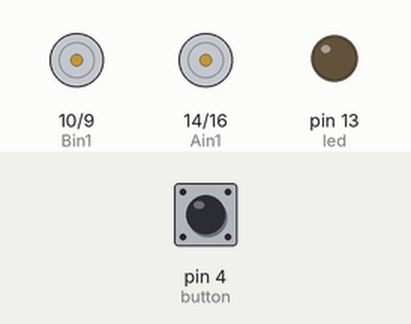
Recording of a sketch running on a simulated Arduino Uno, built with avr-gcc and run on an emulated ATmega328P. Parts: motor-driver pin pairs drawn as motors (green arrow = first pin HIGH = forward, orange = second pin HIGH = backward, longer = more drive), output pins drawn as LEDs (lit = HIGH). Inputs (shaded band) come from the test bench; at power-on: pin 4 (button) HIGH.

Above: at 1.2 s.
1.3 s: pin 4 (button) pulled LOW for 0.15 s
At 1.9 s:
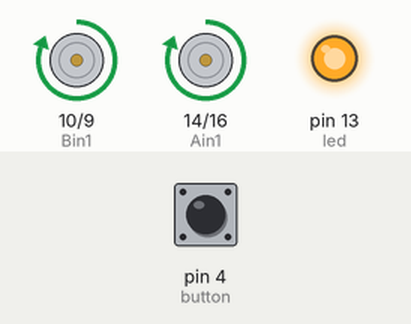
2.9 s: pin 4 (button) pulled LOW for 1 s
At 4.4 s:
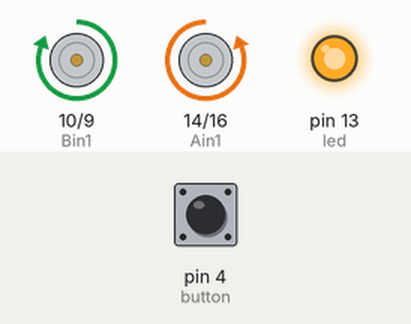
5.4 s: pin 4 (button) pulled LOW for 3.2 s
At 9.2 s:
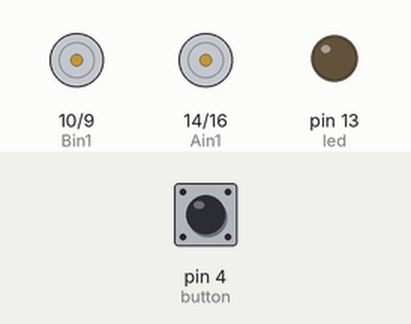
Timing chart, 0 to 10.7 s (numbered marks = the images above; inputs shaded):
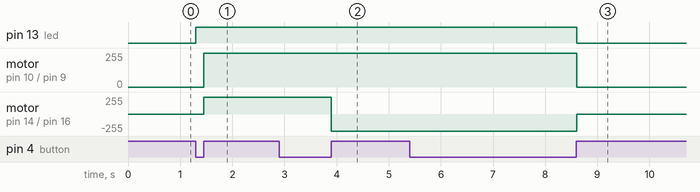

The sketch:

HBridge_TB6612.ino
```cpp
/*

 */


int led = 13;
int Ain1 = 14; // MISO
int Ain2 = 16;  // MOSI
int Bin1 = 10;
int Bin2 = 9;


int button = 4;
int state = 0;  // 0 = off, 1 = forward, 2 =backward


// the setup routine runs once when you press reset:
void setup() {
  // initialize the digital pin as an output.
  pinMode(led, OUTPUT);
  pinMode(Ain1, OUTPUT);
  pinMode(Ain2, OUTPUT);
  pinMode(Bin1, OUTPUT);
  pinMode(Bin2, OUTPUT);
  pinMode(button, INPUT_PULLUP);
}


// the loop routine runs over and over again forever:
void loop() {
  int val = digitalRead(button);
  if (!val){
    digitalWrite(led, HIGH);
    while(!digitalRead(button)){
      delay(10);
    }
    digitalWrite(led, LOW);
    state += 1;
    if (state > 2){
      state = 0;
    }
  }
 switch(state){
  case 0:
    digitalWrite(Ain1, LOW);
    digitalWrite(Ain2, LOW);
    digitalWrite(Bin1, LOW);
    digitalWrite(Bin2, LOW);
    digitalWrite(led, LOW);
    break;
  case 1:
    digitalWrite(Ain1, HIGH);
    digitalWrite(Ain2, LOW);
    digitalWrite(Bin1, HIGH);
    digitalWrite(Bin2, LOW);
    digitalWrite(led, HIGH);
    break;
  case 2:
    digitalWrite(Ain1, LOW);
    digitalWrite(Ain2, HIGH);
    digitalWrite(Bin1, HIGH);
    digitalWrite(Bin2, LOW);
    digitalWrite(led, HIGH);
    break;
  }
}
```

Measured:
- after the input at 1.3 s, pin 13 (led): LOW → HIGH at once; motor on pin 10 (Bin1) / pin 9 (Bin2), motor on pin 14 (Ain1) / pin 16 (Ain2): stopped → forward 255/255 after 0.15 s
- after the input at 2.9 s, motor on pin 14 (Ain1) / pin 16 (Ain2): forward 255/255 → backward 255/255 after 1.0 s
- after the input at 5.4 s, pin 13 (led): HIGH → LOW after 3.2 s; motor on pin 10 (Bin1) / pin 9 (Bin2): forward 255/255 → stopped after 3.2 s; motor on pin 14 (Ain1) / pin 16 (Ain2): backward 255/255 → stopped after 3.2 s
